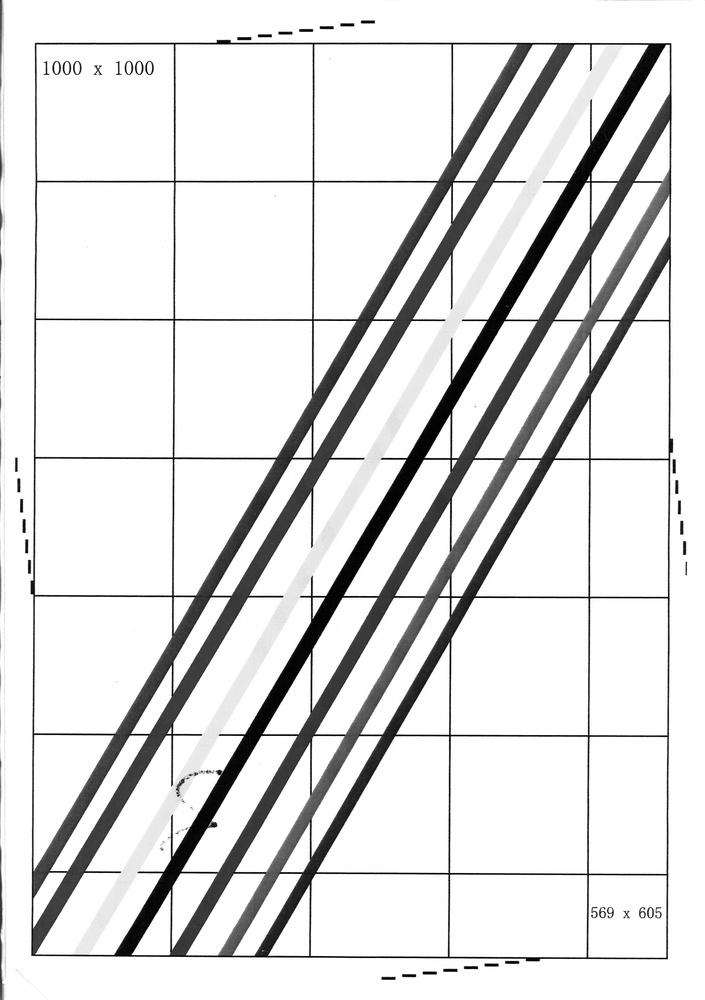
#> input picture image_t0000000019_n1.jpg, 705 x 1000 px, shrunk from 3496 x 4960 before the run
$ python a4_analyzer_final.py image_t0000000019_n1.jpg out.png
#> lines starting #> are read from the running program, lines starting #| are printed output that depends on the picture; after the words box and inside, x2 and y2 are one past the last pixel; in counts of white or black regions, pixels touching at a corner belong together
# -*- coding: utf-8 -*-
"""
A4 纸张测量工具 - 最终增强版
使用多种策略检测浅色网格线
"""

import cv2
import numpy as np
from PIL import Image
from PIL.ExifTags import TAGS
import os
import datetime


class A4PaperAnalyzerFinal:
    """A4 纸张测量分析器 - 最终版"""

    DEFAULT_DPI = 300

    def __init__(self):
        self.image = None
        self.gray = None
        self.dpi = self.DEFAULT_DPI
        self.filename = ""
        self.width = 0
        self.height = 0

        # 测量结果
        self.line_x_px = 0
        self.line_y_px = 0
        self.line_x_mm = 0.0
        self.line_y_mm = 0.0

        # 置信度
        self.x_confidence = 0
        self.y_confidence = 0

        # 状态
        self.status = "FAIL"
        self.error_message = ""
        self.detailed_data = {}

    def load_image(self, filepath):
        """加载图像并解析 DPI"""
        if not os.path.exists(filepath):
            self.status = "FAIL"
            self.error_message = "File not found"
            return False

        self.filename = os.path.basename(filepath)

        try:
            self.image = cv2.imread(filepath)
            if self.image is None:
                self.status = "FAIL"
                self.error_message = "Unsupported format (only JPEG supported)"
                return False

            self.gray = cv2.cvtColor(self.image, cv2.COLOR_BGR2GRAY)
            self.height, self.width = self.gray.shape

        except Exception as e:
            self.status = "FAIL"
            self.error_message = "File corrupted, cannot read"
            return False

        self.dpi = self._extract_dpi(filepath)
        return True

    def _extract_dpi(self, filepath):
        """解析 EXIF DPI"""
        try:
            image = Image.open(filepath)
            exif_data = image._getexif()

            if exif_data is not None:
                for tag_id, value in exif_data.items():
                    tag = TAGS.get(tag_id, tag_id)
                    if tag in ['XResolution', 'YResolution']:
                        if isinstance(value, tuple):
                            return int(value[0]) if value[1] == 1 else int(value[0] / value[1])
                        else:
                            return int(value)

            return self.DEFAULT_DPI

        except Exception:
            return self.DEFAULT_DPI

    def detect_coordinate_lines(self):
        """多策略检测坐标线"""
        if self.gray is None:
            return False

        # 策略 1: 检测深色坐标线
        if self._detect_dark_lines():
            return self._finalize()

        # 策略 2: Canny 边缘 + 霍夫变换
        if self._detect_with_canny_hough():
            return self._finalize()

        # 策略 3: 自适应阈值
        if self._detect_with_adaptive_threshold():
            return self._finalize()

        # 策略 4: 形态学梯度
        if self._detect_with_morphology_gradient():
            return self._finalize()

        self.status = "FAIL"
        self.error_message = "No coordinate lines detected"
        return False

    def _detect_dark_lines(self):
        """策略 1: 检测深色坐标线"""
        roi_w = int(self.width * 0.2)
        roi_h = int(self.height * 0.2)
        roi = self.gray[0:roi_h, 0:roi_w]

        _, binary = cv2.threshold(roi, 60, 255, cv2.THRESH_BINARY_INV)
        kernel = cv2.getStructuringElement(cv2.MORPH_RECT, (3, 3))
        binary = cv2.morphologyEx(binary, cv2.MORPH_CLOSE, kernel)

        return self._find_lines(roi, binary)

    def _detect_with_canny_hough(self):
        """策略 2: Canny 边缘 + 霍夫变换"""
        roi_w = int(self.width * 0.15)
        roi_h = int(self.height * 0.15)
        roi = self.gray[0:roi_h, 0:roi_w]

        # 多尺度 Canny
        edges = cv2.Canny(roi, 30, 100)

        # 膨胀
        kernel = cv2.getStructuringElement(cv2.MORPH_RECT, (3, 3))
        edges = cv2.dilate(edges, kernel, iterations=2)

        return self._find_lines(roi, edges)

    def _detect_with_adaptive_threshold(self):
        """策略 3: 自适应阈值"""
        roi_w = int(self.width * 0.15)
        roi_h = int(self.height * 0.15)
        roi = self.gray[0:roi_h, 0:roi_w]

        # 高斯模糊
        blurred = cv2.GaussianBlur(roi, (7, 7), 2)

        # 自适应阈值
        binary = cv2.adaptiveThreshold(
            blurred, 255, cv2.ADAPTIVE_THRESH_GAUSSIAN_C,
            cv2.THRESH_BINARY_INV, 11, 5
        )

        # 形态学闭运算
        kernel = cv2.getStructuringElement(cv2.MORPH_RECT, (3, 3))
        binary = cv2.morphologyEx(binary, cv2.MORPH_CLOSE, kernel)

        return self._find_lines(roi, binary)

    def _detect_with_morphology_gradient(self):
        """策略 4: 形态学梯度"""
        roi_w = int(self.width * 0.15)
        roi_h = int(self.height * 0.15)
        roi = self.gray[0:roi_h, 0:roi_w]

        # 形态学梯度
        kernel = cv2.getStructuringElement(cv2.MORPH_RECT, (3, 3))
        gradient = cv2.morphologyEx(roi, cv2.MORPH_GRADIENT, kernel)

        # 二值化
        _, binary = cv2.threshold(gradient, 20, 255, cv2.THRESH_BINARY)

        return self._find_lines(roi, binary)

    def _find_lines(self, roi, binary):
        """从二值图像中查找线条"""
        h, w = binary.shape

        # 垂直投影
        h_proj = np.sum(binary, axis=0)
        # 水平投影
        v_proj = np.sum(binary, axis=1)

        # 检测垂直线
        threshold = np.max(h_proj) * 0.2
        in_line = False
        line_start = 0

        for x in range(w):
            if h_proj[x] > threshold:
                if not in_line:
                    line_start = x
                    in_line = True
            else:
                if in_line:
                    line_end = x
                    self.line_x_px = (line_start + line_end) // 2
                    break

        # 检测水平线
        threshold = np.max(v_proj) * 0.2
        in_line = False

        for y in range(h):
            if v_proj[y] > threshold:
                if not in_line:
                    line_start = y
                    in_line = True
            else:
                if in_line:
                    line_end = y
                    self.line_y_px = (line_start + line_end) // 2
                    break

        # 转换为毫米
        self.line_x_mm = round(self.line_x_px * 25.4 / self.dpi, 2)
        self.line_y_mm = round(self.line_y_px * 25.4 / self.dpi, 2)

        # 计算置信度
        self._calculate_confidence(binary, h_proj, v_proj)

        return self.line_x_px > 0 and self.line_y_px > 0

    def _calculate_confidence(self, binary, h_proj, v_proj):
        """计算置信度"""
        h, w = binary.shape

        max_h = np.max(h_proj) if np.max(h_proj) > 0 else 1
        max_v = np.max(v_proj) if np.max(v_proj) > 0 else 1

        if self.line_x_px < w:
            line_density = h_proj[self.line_x_px] / max_h
            self.x_confidence = min(100, int(line_density * 100))

        if self.line_y_px < h:
            line_density = v_proj[self.line_y_px] / max_v
            self.y_confidence = min(100, int(line_density * 100))

        self.detailed_data = {
            'roi_size': (w, h),
            'binary_count': np.sum(binary > 0),
            'h_proj_max': max_h,
            'v_proj_max': max_v
        }

    def _finalize(self):
        """完成检测"""
        self.status = "SUCCESS"
        return True

    def generate_report(self):
        """生成详细测量报告"""
        timestamp = datetime.datetime.now().strftime("%Y-%m-%d %H:%M:%S")

        report = []
        report.append("=" * 70)
        report.append("A4 纸张坐标测量报告")
        report.append("=" * 70)
        report.append(f"\n测量时间：{timestamp}")
        report.append(f"图像文件：{self.filename}")
        report.append(f"图像尺寸：{self.width} × {self.height} 像素")
        report.append(f"DPI: {self.dpi}")
        report.append("\n" + "-" * 70)
        report.append("测量结果（以红色方框直角顶点为基准）")
        report.append("-" * 70)

        if self.status == "SUCCESS":
            report.append("\n【箭头 1】垂直距离测量:")
            report.append(f"  测量对象：纸张上边缘 → 水平线")
            report.append(f"  像素距离：{self.line_y_px} px")
            report.append(f"  物理距离：{self.line_y_mm} mm")
            report.append(f"  置信度：{self.x_confidence}%")

            report.append("\n【箭头 2】水平距离测量:")
            report.append(f"  测量对象：纸张左边缘 → 垂直线")
            report.append(f"  像素距离：{self.line_x_px} px")
            report.append(f"  物理距离：{self.line_x_mm} mm")
            report.append(f"  置信度：{self.y_confidence}%")

            report.append("\n" + "-" * 70)
            report.append("坐标系定义")
            report.append("-" * 70)
            report.append("  原点 (0, 0): 红色方框内直角顶点（L 形线交点）")
            report.append("  X 轴：水平向右为正")
            report.append("  Y 轴：垂直向下为正")

            report.append("\n" + "-" * 70)
            report.append("计算过程")
            report.append("-" * 70)
            report.append(f"  1. 读取图像尺寸：{self.width} × {self.height} 像素")
            report.append(f"  2. 解析 DPI 信息：{self.dpi}")
            report.append(f"  3. 多策略检测坐标线")
            report.append(f"  4. 像素转毫米：距离 = 像素 × 25.4 / DPI")
            report.append(f"     - X 轴：{self.line_x_px} × 25.4 / {self.dpi} = {self.line_x_mm} mm")
            report.append(f"     - Y 轴：{self.line_y_px} × 25.4 / {self.dpi} = {self.line_y_mm} mm")

        else:
            report.append(f"\n测量失败：{self.error_message}")
            report.append("\n可能的原因:")
            report.append("  1. 图像中没有明显的坐标线或网格线")
            report.append("  2. 网格线颜色太浅，对比度不足")
            report.append("  3. ROI 区域选择不当")
            report.append("\n建议:")
            report.append("  - 确保图像左上角有明显的坐标线或网格线")
            report.append("  - 如果是浅色网格，确保对比度足够")
            report.append("  - 尝试使用更高分辨率扫描")

        report.append("\n" + "=" * 70)
        report.append(f"状态：{self.status}")
        report.append("=" * 70)

        return "\n".join(report)

    def analyze(self, filepath):
        """主分析函数"""
        if not self.load_image(filepath):
            return self.generate_report()

        self.detect_coordinate_lines()
        return self.generate_report()


def analyze_a4_paper_final(filepath, output_path=None):
    """便捷分析函数"""
    analyzer = A4PaperAnalyzerFinal()
    report = analyzer.analyze(filepath)
#> in load_image, self.image is the input picture: shape (1000, 705, 3); min 0, max 255, mean 225.3
#> in _detect_dark_lines, `roi = self.gray[0:roi_h, 0:roi_w]`:
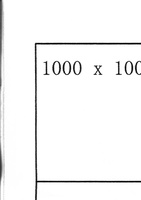
#> roi: shape (200, 141); min 0, max 255, mean 245.6
#> in _detect_dark_lines, `_, binary = cv2.threshold(roi, 60, 255, cv2.THRESH_BINARY_INV)`:
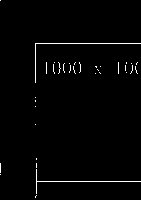
#> binary: shape (200, 141); 1.5% white in thin lines or dots
#> in _detect_dark_lines, `binary = cv2.morphologyEx(binary, cv2.MORPH_CLOSE, kernel)`: binary: shape (200, 141); 1.6% white in thin lines or dots
#> in _find_lines, `h_proj = np.sum(binary, axis=0)`: h_proj = 141 values, max 12495 at index 35, min 0 at index 1, mean 817.4
#> in _find_lines, `v_proj = np.sum(binary, axis=1)`: v_proj = 200 values, max 27030 at index 43, min 0 at index 1, mean 576.3
#> in _find_lines, `threshold = np.max(h_proj) * 0.2`: threshold = 2499
#> after the loop in _find_lines, `for x in range(w):`: in_line = True; line_start = 0
#> in _find_lines, `threshold = np.max(v_proj) * 0.2`: threshold = 5406
#> after the loop in _find_lines, `for y in range(h):`: in_line = True; line_start = 43
#> in _calculate_confidence, `max_h = np.max(h_proj) if np.max(h_proj) > 0 else 1`: max_h = 12495
#> in _calculate_confidence, `max_v = np.max(v_proj) if np.max(v_proj) > 0 else 1`: max_v = 27030
#> in _calculate_confidence, `line_density = h_proj[self.line_x_px] / max_h`: line_density = 0.265
#> in _calculate_confidence, `self.x_confidence = min(100, int(line_density * 100))`: self.x_confidence = 26
#> in _calculate_confidence, `line_density = v_proj[self.line_y_px] / max_v`: line_density = 1
#> in _calculate_confidence, `self.y_confidence = min(100, int(line_density * 100))`: self.y_confidence = 100
#> in _calculate_confidence, `self.detailed_data = { 'roi_size': (w, h), 'binary_count': np.sum(bina..`: self.detailed_data = {'roi_size': (141, 200), 'binary_count': 452, 'h_proj_max': 12495, 'v_proj_max': 27030}
#> in _detect_with_canny_hough, `roi_w = int(self.width * 0.15)`: roi_w = 105
#> in _detect_with_canny_hough, `roi = self.gray[0:roi_h, 0:roi_w]`:
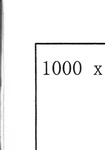
#> roi: shape (150, 105); min 0, max 255, mean 245.4
#> in _detect_with_canny_hough, `edges = cv2.Canny(roi, 30, 100)`:
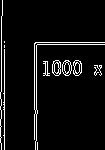
#> edges: shape (150, 105); 5.6% white in thin lines or dots
#> in _detect_with_canny_hough, `edges = cv2.dilate(edges, kernel, iterations=2)`:
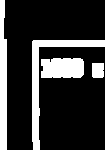
#> edges: shape (150, 105); 20.2% white; 4 white regions, box (x1, y1, x2, y2) and area: (32, 40, 105, 150) 1241, (0, 0, 7, 150) 951, (41, 58, 84, 78) 815, (92, 63, 104, 78) 177
#> in _finalize, `self.status = "SUCCESS"`: self.status = 'SUCCESS'

    print(report)
#> (printed output is left out)

    if output_path:
        with open(output_path, 'w', encoding='utf-8') as f:
            f.write(report)
        print(f"\n报告已保存至：{output_path}")

    return report


if __name__ == "__main__":
    import sys

    if len(sys.argv) < 2:
        print("Usage: python a4_analyzer_final.py <image_file> [output_file]")
        sys.exit(1)

    input_file = sys.argv[1]
    output_file = sys.argv[2] if len(sys.argv) > 2 else None

    analyze_a4_paper_final(input_file, output_file)

$ run again, on 2026-03-11_177_cleaned.jpg
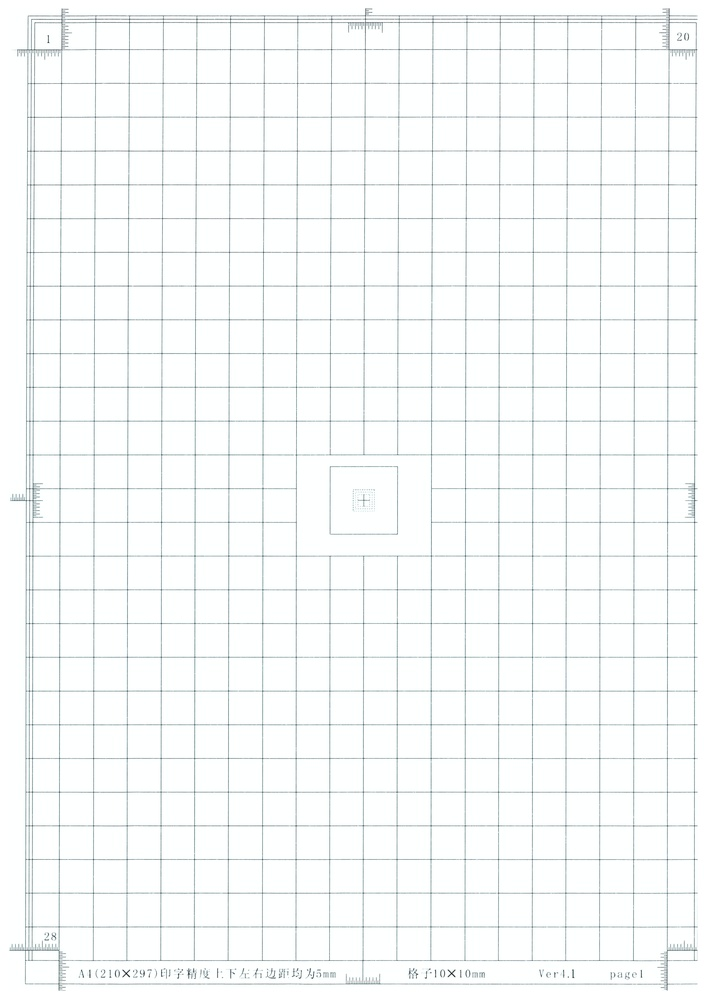
#> input picture 2026-03-11_177_cleaned.jpg, 706 x 999 px, shrunk from 4961 x 7016 before the run
#> in load_image, self.image is the input picture: shape (999, 706, 3); mean B, G, R 249.4, 249.4, 247.3
#> h_proj = 141 values from 0 to 0
#> v_proj = 199 values from 0 to 0
#> in _find_lines, `threshold = np.max(h_proj) * 0.2`: threshold = 0
#> after the loop in _find_lines, `for x in range(w):`: in_line = False; line_start = 0
#> after the loop in _find_lines, `for y in range(h):`: in_line = False; line_start = 0
#> max_h = 1
#> in _calculate_confidence, `line_density = h_proj[self.line_x_px] / max_h`: line_density = 0
#> self.detailed_data = {'roi_size': (141, 199), 'binary_count': 0, 'h_proj_max': 1, 'v_proj_max': 1}
#> in _detect_with_canny_hough, `roi_w = int(self.width * 0.15)`: roi_w = 105
#> in _detect_with_canny_hough, `edges = cv2.dilate(edges, kernel, iterations=2)`:
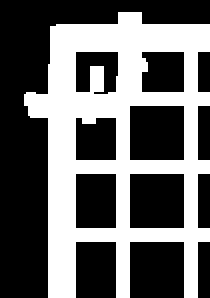
#> edges: shape (149, 105) (shown 2 times larger); 39.8% white; 1 white region, box (x1, y1, x2, y2) and area: (12, 6, 105, 149) 6228
#> in _detect_with_adaptive_threshold, `binary = cv2.morphologyEx(binary, cv2.MORPH_CLOSE, kernel)`:
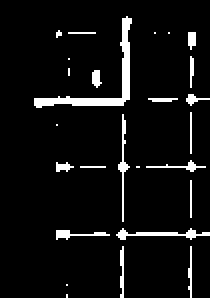
#> binary: shape (149, 105) (shown 2 times larger); 6.1% white; 26 white regions (12 under 20 px), largest, box (x1, y1, x2, y2) and area: (17, 8, 66, 54) 338, (58, 114, 105, 120) 104, (59, 57, 65, 111) 80
#> self.status = 'SUCCESS'
#> (printed output is left out)

$ run again, on 2026-03-11_177_visualization.jpg
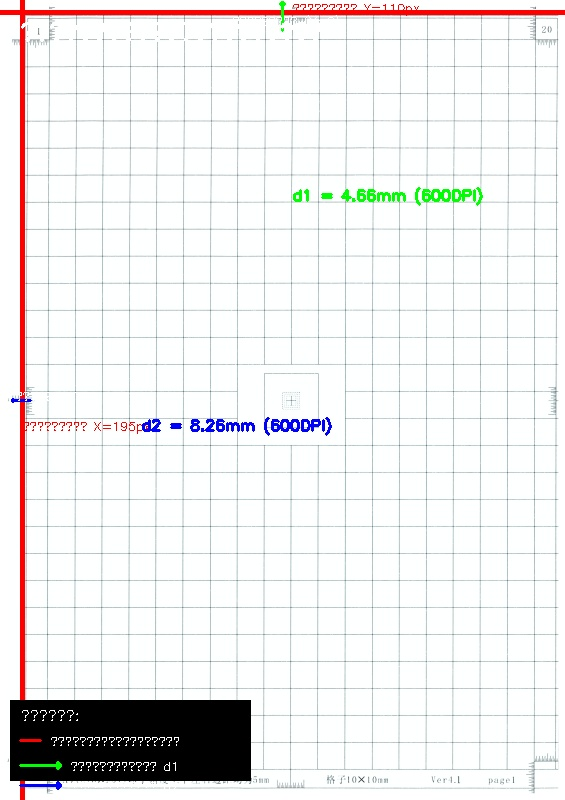
#> input picture 2026-03-11_177_visualization.jpg, 565 x 800 px
#> in load_image, self.image is the input picture: shape (800, 565, 3); mean B, G, R 235.3, 235.4, 236.2
#> in _detect_dark_lines, `roi = self.gray[0:roi_h, 0:roi_w]`:
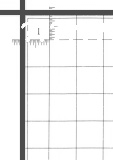
#> roi: shape (160, 113); min 71, max 255, mean 236.2
#> binary: shape (160, 113); every value is 0
#> h_proj = 113 values from 0 to 0
#> v_proj = 160 values from 0 to 0
#> in _find_lines, `threshold = np.max(h_proj) * 0.2`: threshold = 0
#> after the loop in _find_lines, `for x in range(w):`: in_line = False; line_start = 0
#> after the loop in _find_lines, `for y in range(h):`: in_line = False; line_start = 0
#> max_h = 1
#> line_density = 0
#> self.detailed_data = {'roi_size': (113, 160), 'binary_count': 0, 'h_proj_max': 1, 'v_proj_max': 1}
#> in _detect_with_canny_hough, `roi_w = int(self.width * 0.15)`: roi_w = 84
#> in _detect_with_canny_hough, `edges = cv2.dilate(edges, kernel, iterations=2)`:
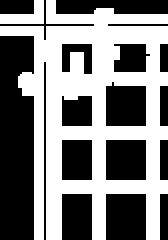
#> edges: shape (120, 84) (shown 2 times larger); 49.5% white; 2 white regions, box (x1, y1, x2, y2) and area: (0, 0, 84, 120) 4843, (0, 0, 22, 12) 145
#> self.status = 'SUCCESS'
#> (printed output is left out)
